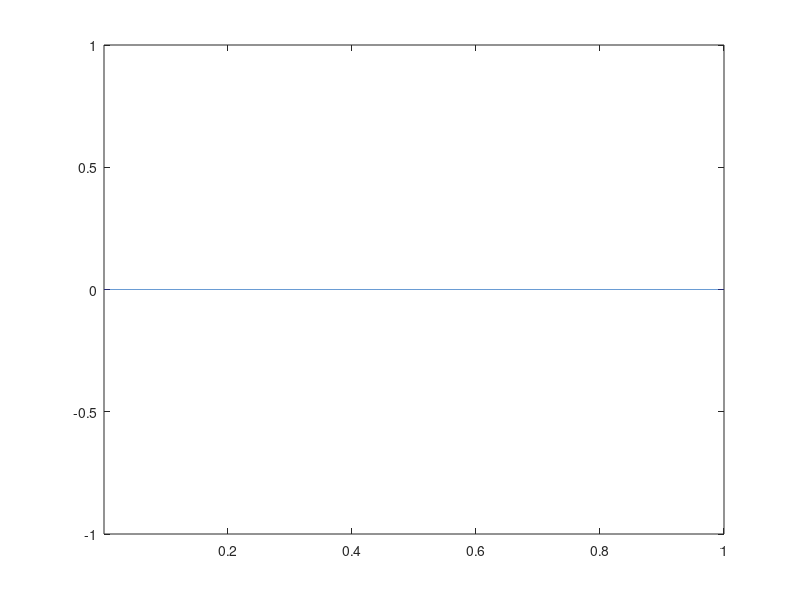
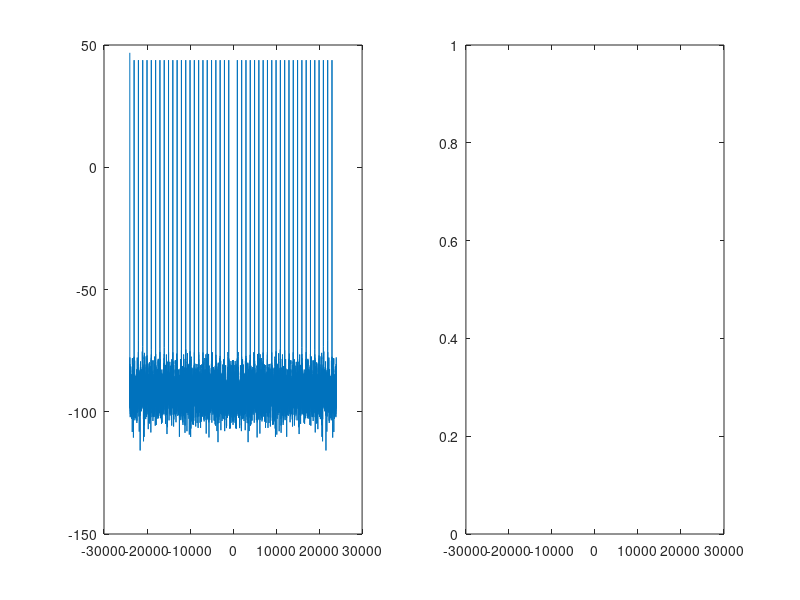

MATLAB code for these plots, in order:
close all
% Run the MATLAB filter design and analysis tool to design
% an IIR filter and export the coefficients to Num and Den variable (or B and A)

N = 6; % order of IIR filter

% IIR filter length is the filter order + 1
B = [0.108499448185170,0,-0.325498344555509,0,0.325498344555509,0,-0.108499448185170]; % numerator coefficients
A = [1,-1.135526601121148,0.944315545871218,-0.637821312599256,0.544417176155918,-0.173657128316801,0.045900826801863]; % denominator coefficients
x = [0, 0, 0, 0, 0, 0, 0]; % input value (buffered)
y = [0, 0, 0, 0, 0, 0, 0]; % output values (buffered)

fs = 48000;         % Sampling frequency
Ts = 1/fs;          % Sampling period
T = Ts:Ts:1;        % Time duration of signal

%% sum of 1 kHz cosine and its harmonics up to 24 kHz. 
f0 = 1000;
signal = cos(2*pi*f0*T);
for j = 2:24
    signal = signal + cos(2*pi*j*f0*T);
end

%% IIR Filter
y_filtered = zeros(1,length(T));   % Store output for one bufffer

for t = 1:length(T)
    x(1) = signal(t); % get input data sample as current input value
    
    y(1) = -A(2)*y(2) + B(1)*x(1) + B(2)*x(2); % IIR filtering
    y(1) = -A(6)*y(6)
    x(2) = x(1); % update of state variables
    y(2) = y(1);
    
    
    
    y_filtered(t) = y(1);
    
end



%% Compute gain from input to output using peak-to-peak values
VppOutput = max(y_filtered(1+(N+1):end)) - min(y_filtered(1+(N+1):end));
VppInput= max(y_filtered(1:end-(N+1))) - min(y_filtered(1:end-(N+1)));
gain = VppOutput / VppInput;
gain_dB = 20*log10(gain); % gain in dB scale

figure
plot(T, y_filtered);
axis([-inf inf -1 1])


%% FFT
n = length(T);

figure
subplot(1,2,1)
f = fftshift(fft(signal));
plot(-fs/2:fs/n:(fs/2-fs/n), 10*log10(abs(f)))

subplot(1,2,2)
f = fftshift(fft(y_filtered));
plot(-fs/2:fs/n:(fs/2-fs/n), 10*log10(abs(f)))